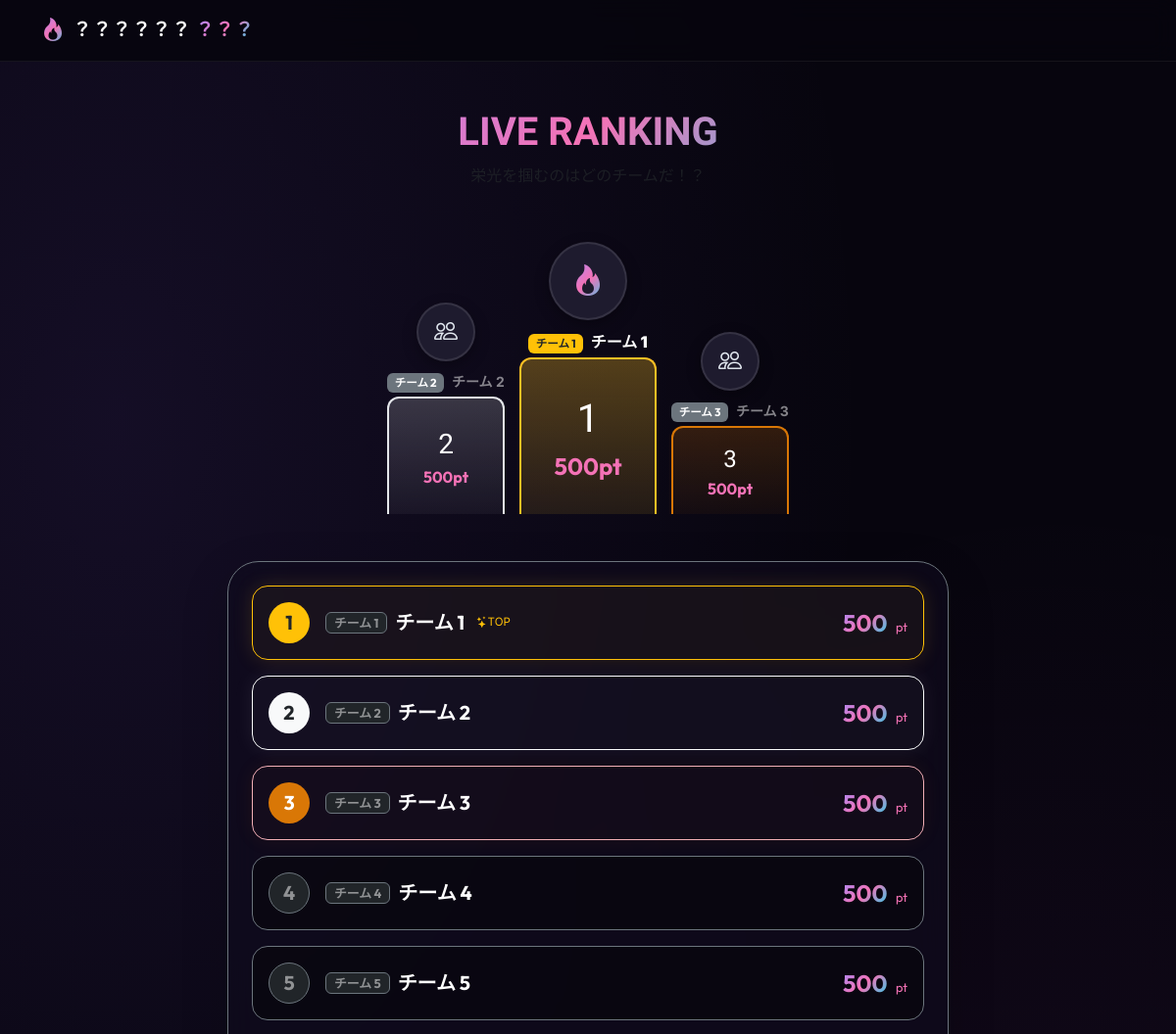
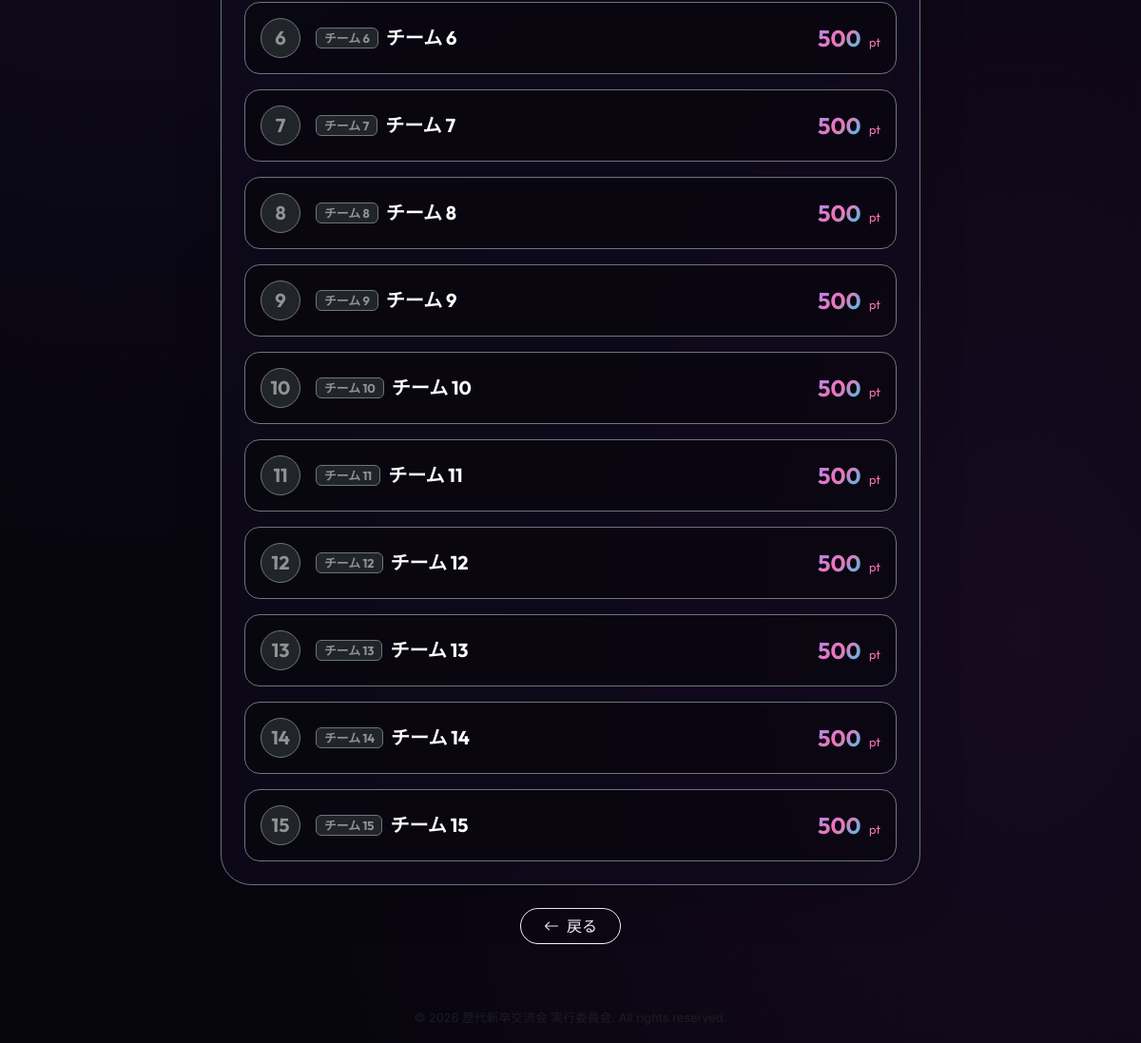
Page /ranking on the committed database (2 pictures, top to bottom).
### model/models.py (models this page shows)
class Team(db.Model):
    __tablename__ = "teams"
    team_id = db.Column(db.Integer, primary_key=True)
    team_name = db.Column(db.String(50), unique=True, nullable=False)
    points = db.Column(db.Integer, default=500, nullable=False)  # Start with 500pt
    submissions = db.relationship(
        "QuizSubmission", backref="team", cascade="all, delete-orphan"
    )
    bets = db.relationship("TeamBet", backref="team", cascade="all, delete-orphan")
    squares = db.relationship(
        "BingoSquare", backref="team", cascade="all, delete-orphan"
    )

### controller/controllers.py (the view)
@quiz_bp.route("/ranking")
def ranking():
    teams = repositories.get_all_teams()
    return render_template("ranking.html", teams=teams)

### controller/controllers.py (called while the page is built)
@quiz_bp.context_processor
def inject_game_status():
    q1 = QuizQuestion.query.filter_by(question_num=1).first()
    is_q1_activated = q1.status in ["active", "revealed"] if q1 else False
    q5 = QuizQuestion.query.filter_by(question_num=5).first()
    is_q5_revealed = q5.status == "revealed" if q5 else False
    from model.models import BingoTheme
    bingo_theme = BingoTheme.query.filter_by(position=1).first()
    is_bingo_activated = bingo_theme.is_active if bingo_theme else False
    return dict(is_q1_activated=is_q1_activated, is_q5_revealed=is_q5_revealed, is_bingo_activated=is_bingo_activated)

### repository/repositories.py (called while the page is built)
def get_all_teams() -> List[Team]:
    return Team.query.order_by(Team.points.desc()).all()

def get_all_events() -> list[BetEvent]:
    return BetEvent.query.all()

### templates/ranking.html (shortened to what this page needs)
{% extends 'base.html' %}
{% block content %}
<div class="row justify-content-center">
    <div class="col-md-10 col-lg-8 text-center">
        <div class="mb-4">
            <h2 class="h1 fw-bold text-white font-outfit text-gradient font-dela">LIVE RANKING</h2>
            <p class="text-muted">栄光を掴むのはどのチームだ！？</p>
        </div>
        {% if is_ranking_visible %}
            {% if teams|length >= 3 %}
            <div class="podium-container d-none d-sm-flex">
                <div class="podium-item">
                    <div class="team-avatar"><i class="bi bi-people"></i></div>
                    <div class="text-white-50 small mb-1">
                        <span class="badge bg-secondary py-0.5 px-1.5 text-2xs me-1 font-outfit">チーム {{ teams[1].team_id }}</span>
                        <strong>{{ teams[1].team_name }}</strong>
                    </div>
                    <div class="podium-base podium-rank-2">
                        <span class="font-dela fs-3 text-white">2</span>
                        <span class="font-outfit fw-bold text-accent">{{ teams[1].points }}pt</span>
                    </div>
                </div>
                <div class="podium-item" style="width: 140px;">
                    <div class="team-avatar" style="width: 80px; height: 80px; font-size: 2rem;"><i class="bi bi-fire text-gradient"></i></div>
                    <div class="text-white fw-bold mb-1">
                        <span class="badge bg-warning text-dark py-0.5 px-1.5 text-2xs me-1 font-outfit">チーム {{ teams[0].team_id }}</span>
                        <strong>{{ teams[0].team_name }}</strong>
                    </div>
                    <div class="podium-base podium-rank-1">
                        <span class="font-dela fs-1 text-white">1</span>
                        <span class="font-outfit fw-bold text-accent fs-4">{{ teams[0].points }}pt</span>
                    </div>
                </div>
                <div class="podium-item">
                    <div class="team-avatar"><i class="bi bi-people"></i></div>
                    <div class="text-white-50 small mb-1">
                        <span class="badge bg-secondary py-0.5 px-1.5 text-2xs me-1 font-outfit">チーム {{ teams[2].team_id }}</span>
                        <strong>{{ teams[2].team_name }}</strong>
                    </div>
                    <div class="podium-base podium-rank-3">
                        <span class="font-dela fs-4 text-white">3</span>
                        <span class="font-outfit fw-bold text-accent">{{ teams[2].points }}pt</span>
                    </div>
                </div>
            </div>
            {% endif %}
            <div class="glass-card shadow-lg p-4 rounded-5 border border-secondary text-start mt-4">
                <div class="d-flex flex-column gap-3">
                    {% for team in teams %}
                        {% set rank = loop.index %}
                        <div class="rank-row d-flex align-items-center justify-content-between p-3 rounded-4 border
                             {% if rank == 1 %}border-warning bg-gold-subtle shadow-gold
                             {% elif rank == 2 %}border-light bg-silver-subtle shadow-silver
                             {% elif rank == 3 %}border-danger-subtle bg-bronze-subtle shadow-bronze
                             {% else %}border-secondary bg-dark-50{% endif %}">
                            <div class="d-flex align-items-center gap-3">
                                <div class="rank-number-circle d-flex align-items-center justify-content-center fw-bold font-outfit fs-5
                                     {% if rank == 1 %}bg-warning text-dark
                                     {% elif rank == 2 %}bg-light text-dark
                                     {% elif rank == 3 %}bg-bronze text-white
                                     {% else %}bg-dark border border-secondary text-white-50{% endif %}"
                                     style="width: 42px; height: 42px; border-radius: 50%;">
                                    {{ rank }}
                                </div>
                                <div class="d-flex align-items-center gap-2 flex-wrap">
                                    <span class="badge bg-dark border border-secondary text-white-50 font-outfit px-2 py-1 text-xs">
                                        チーム {{ team.team_id }}
                                    </span>
                                    <span class="team-name text-white fw-bold fs-5 font-outfit">{{ team.team_name }}</span>
                                    {% if rank == 1 %}
                                        <span class="ms-1 text-warning text-2xs animate-pulse"><i class="bi bi-stars me-0.5"></i>TOP</span>
                                    {% endif %}
                                </div>
                            </div>
                            <div class="text-end">
                                <span class="points-value font-outfit fw-bold fs-4 text-gradient">{{ "{:,}".format(team.points) }}</span>
                                <span class="text-accent text-xs font-outfit ms-1">pt</span>
                            </div>
                        </div>
                    {% endfor %}
                </div>
            </div>
        {% endif %}
        <div class="mt-4">
            <a href="{{ url_for('quiz.index') }}" class="btn btn-outline-light rounded-pill px-4">
                <i class="bi bi-arrow-left me-2"></i>戻る
            </a>
        </div>
    </div>
</div>
{% endblock %}

### templates/base.html (shortened to what this page needs)
<!DOCTYPE html>
<html lang="ja">
<head>
    <link href="https://cdn.jsdelivr.net/npm/bootstrap@5.3.0/dist/css/bootstrap.min.css" rel="stylesheet">
    <link rel="stylesheet" href="https://cdn.jsdelivr.net/npm/bootstrap-icons@1.10.5/font/bootstrap-icons.css">
    <link rel="stylesheet" href="{{ url_for('static', filename='css/style.css') }}">
</head>
<body>
    <nav class="navbar navbar-expand-lg sticky-top navbar-dark">
        <div class="container">
            <a class="navbar-brand d-flex align-items-center" href="{{ url_for('quiz.index') }}">
                <i class="bi bi-fire text-gradient fs-4 me-2"></i>
                <span class="brand-text">
                    {% if is_q1_activated %}
                        TOPGUN10<span class="text-accent text-gradient font-dela ms-1">バトル</span>
                    {% else %}
                        ？？？？？？<span class="text-accent text-gradient font-dela ms-1">？？？</span>
                    {% endif %}
                </span>
            </a>
        </div>
    </nav>
    <main class="container my-5 flex-grow-1">
        {% block content %}{% endblock %}
    </main>
    <footer class="footer mt-auto py-3">
        <div class="container text-center text-muted">
            <span class="text-xs">&copy; 2026 歴代新卒交流会 実行委員会. All rights reserved.</span>
        </div>
    </footer>
</body>
</html>

### static/css/style.css (style rules this page uses)
:root { --bg-dark: #07050e; --bg-card: rgba(16, 12, 30, 0.65); --border-card: rgba(255, 255, 255, 0.06); --accent-purple: #8b5cf6; --accent-pink: #d946ef; --accent-cyan: #06b6d4; --color-gold: #fbbf24; --color-silver: #e5e7eb; --color-bronze: #d97706; }
body { background-color: var(--bg-dark); background-image: radial-gradient(at 10% 20%, rgba(139, 92, 246, 0.1) 0px, transparent 50%), radial-gradient(at 90% 80%, rgba(217, 70, 239, 0.08) 0px, transparent 50%); background-attachment: fixed; color: #e2e8f0; font-family: 'Inter', -apple-system, sans-serif; min-height: 100vh; display: flex; flex-direction: column; }
.font-outfit { font-family: 'Outfit', sans-serif; }
.font-dela { font-family: 'Dela Gothic One', sans-serif; }
.text-gradient { background: linear-gradient(135deg, #a78bfa 0%, #f472b6 50%, #22d3ee 100%); -webkit-background-clip: text; -webkit-text-fill-color: transparent; }
.navbar { background-color: rgba(7, 5, 14, 0.85) !important; backdrop-filter: blur(12px); border-bottom: 1px solid rgba(255, 255, 255, 0.06); }
.brand-text { font-family: 'Outfit', sans-serif; font-weight: 900; font-size: 1.2rem; letter-spacing: 1px; }
.glass-card { background-color: var(--bg-card); backdrop-filter: blur(16px); border: 1px solid var(--border-card); box-shadow: 0 15px 35px rgba(0, 0, 0, 0.3); }
.rank-row { transition: transform 0.2s ease; }
.shadow-gold { box-shadow: 0 0 20px rgba(251, 191, 36, 0.15); }
.shadow-silver { box-shadow: 0 0 20px rgba(243, 244, 246, 0.08); }
.shadow-bronze { box-shadow: 0 0 20px rgba(217, 119, 6, 0.08); }
.bg-gold-subtle { background-color: rgba(251, 191, 36, 0.04) !important; }
.bg-silver-subtle { background-color: rgba(243, 244, 246, 0.02) !important; }
.bg-bronze-subtle { background-color: rgba(217, 119, 6, 0.02) !important; }
.bg-dark-50 { background-color: rgba(0, 0, 0, 0.35) !important; }
.text-accent { color: #f472b6 !important; }
.animate-pulse { animation: pulse 2s cubic-bezier(0.4, 0, 0.6, 1) infinite; }
.text-xs { font-size: 0.8rem; }
.text-2xs { font-size: 0.72rem; }
.flex-grow-1 { flex: 1 0 auto; }
.bg-bronze { background-color: var(--color-bronze) !important; }

### templates/ranking.html (style rules this page uses)
.podium-container { display: flex; align-items: flex-end; justify-content: center; gap: 15px; margin-bottom: 3rem; padding-top: 2rem; }
.podium-item { display: flex; flex-direction: column; align-items: center; width: 120px; position: relative; }
.podium-base { width: 100%; border-radius: 12px 12px 0 0; display: flex; flex-direction: column; align-items: center; justify-content: center; padding: 15px 5px; position: relative; }
.podium-rank-1 { height: 160px; background: linear-gradient(180deg, rgba(251, 191, 36, 0.3) 0%, rgba(251, 191, 36, 0.1) 100%); border: 2px solid #fbbf24; border-bottom: none; }
.podium-rank-2 { height: 120px; background: linear-gradient(180deg, rgba(229, 231, 235, 0.2) 0%, rgba(229, 231, 235, 0.05) 100%); border: 2px solid #e5e7eb; border-bottom: none; }
.podium-rank-3 { height: 90px; background: linear-gradient(180deg, rgba(217, 119, 6, 0.2) 0%, rgba(217, 119, 6, 0.05) 100%); border: 2px solid #d97706; border-bottom: none; }
.team-avatar { width: 60px; height: 60px; background: #1e1b2e; border-radius: 50%; display: flex; align-items: center; justify-content: center; font-size: 1.5rem; margin-bottom: 10px; border: 2px solid rgba(255,255,255,0.1); box-shadow: 0 5px 15px rgba(0,0,0,0.3); }

### rows in the picture
Team: team_id "2", team_name "チーム 2", points "500"
Team: team_id "1", team_name "チーム 1", points "500", shows "TOP"
Team: team_id "3", team_name "チーム 3", points "500"
Team: team_id "4", team_name "チーム 4", points "500"
Team: team_id "5", team_name "チーム 5", points "500"
Team: team_id "6", team_name "チーム 6", points "500"
Team: team_id "7", team_name "チーム 7", points "500"
Team: team_id "8", team_name "チーム 8", points "500"
Team: team_id "9", team_name "チーム 9", points "500"
Team: team_id "10", team_name "チーム 10", points "500"
Team: team_id "11", team_name "チーム 11", points "500"
Team: team_id "12", team_name "チーム 12", points "500"
Team: team_id "13", team_name "チーム 13", points "500"
Team: team_id "14", team_name "チーム 14", points "500"
Team: team_id "15", team_name "チーム 15", points "500"
